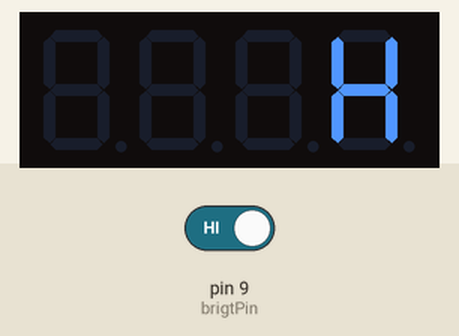
Bench run of a sketch on a simulated Arduino Uno, built with avr-gcc and run on an emulated ATmega328P. Shown: 4-digit seven-segment display. The inputs (shaded band) are chosen by the test bench; at power-on: pin 9 (brigtPin) HIGH. The local clock reads 2024-03-15 10:24:30 at power-on unless the sketch sets it.

Above: at 0.1 s.
At 0.5 s:
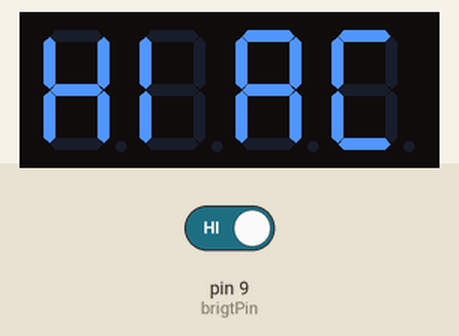
At 2.4 s:
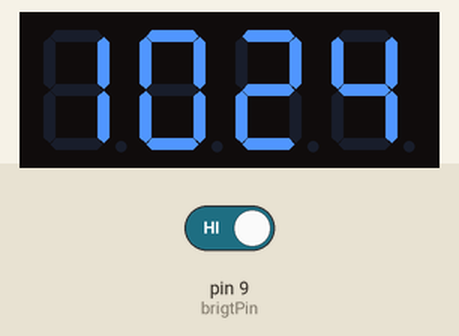
2.5 s: pin 9 (brigtPin) driven LOW
Timing chart, 0 to 5.5 s (numbered marks = the images above; inputs shaded):
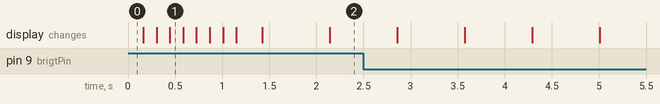

The sketch:

van_clock_1.2_tm1637.ino
```cpp
#include <Arduino.h>
#include <TM1637Display.h>

#include "RTClib.h"

// Define the connections pins
#define CLK 7
#define DIO 8
TM1637Display display(CLK, DIO);  // Create an instance of the TM1637Display

RTC_DS3231 rtc;

const byte brigtPin = 9;

int hour = 6;
int minute = 27;
int lastMin = 0;
int k = 0;

int maxbrigtVal = 7;
int minbrigtVal = 2;

boolean colon = true;

#define TEST_DELAY 200

const uint8_t hiace[] = {

  0x00,
  0x00,
  0x00,
  SEG_B | SEG_C | SEG_E | SEG_F | SEG_G,          // H
  SEG_F | SEG_E,                                  // I
  SEG_A | SEG_B | SEG_C | SEG_E | SEG_F | SEG_G,  //A
  SEG_A | SEG_D | SEG_E | SEG_F,                  //C
  SEG_A | SEG_D | SEG_E | SEG_F | SEG_G,          //E
  0x00,
  0x00,
  0x00,
  0x00
};

// const uint8_t SEG_DONE[] = {
//   SEG_E | SEG_C | SEG_D | SEG_B | SEG_G,          // d
//   SEG_A | SEG_B | SEG_C | SEG_D | SEG_E | SEG_F,  // O
//   SEG_C | SEG_E | SEG_G,                          // n
//   SEG_A | SEG_D | SEG_E | SEG_F | SEG_G           // E
// };

void setup() {
  Serial.begin(9600);
  pinMode(brigtPin, INPUT);
  display.setBrightness(maxbrigtVal);  // Set the display brightness (0-7)


  if (!rtc.begin()) {
    Serial.println("Couldn't find RTC");
    Serial.flush();
    abort();
  }

  if (rtc.lostPower()) {
    Serial.println("RTC lost power, let's set the time!");
    // When time needs to be set on a new device, or after a power loss, the
    // following line sets the RTC to the date & time this sketch was compiled
    //    rtc.adjust(DateTime(F(__DATE__), F(__TIME__)));
    // This line sets the RTC with an explicit date & time, for example to set
    // January 21, 2014 at 3am you would call:
     rtc.adjust(DateTime(2020, 1, 21, 10, 40, 0));
  }


  for (int i = 0; i < (sizeof(hiace) - 3); i++) {
    display.setSegments(hiace + i);  // Display the data
    delay(120);
  }

  display.clear();
}


void loop() {

  DateTime now = rtc.now();

  hour = now.hour();
  minute = now.minute();

  //  Serial.print(hour);
  //  Serial.println(minute);
  delay(100);

  int brigtRead = digitalRead(brigtPin);


  if (brigtRead == 0) {
    // parklight on
    display.setBrightness(minbrigtVal);
  } else {
    display.setBrightness(maxbrigtVal);
  }

  // display.showNumberDec(hour, true, 2, 0);
  if (colon) {
    display.showNumberDecEx(hour, 0b01000000, true, 2, 0);
    colon = !colon;
    // delay(TEST_DELAY * 3);
  }

  else {
    display.showNumberDec(hour, true, 2, 0);
    colon = !colon;
    // delay(TEST_DELAY * 2);
  }

  if (minute != lastMin) {
    display.showNumberDec(minute, true, 2, 2);
    lastMin = minute;
  }

  delay(TEST_DELAY * 3);  //dot blinking timing

}
```
